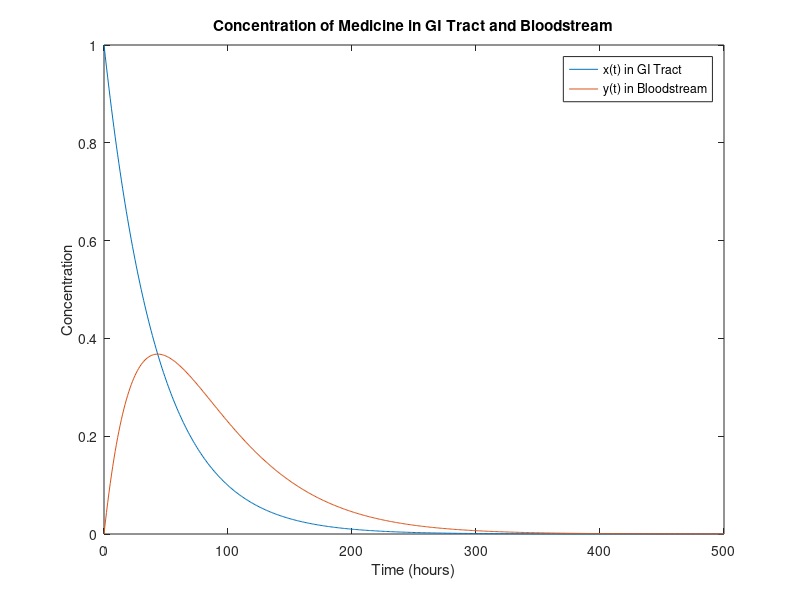

Recreate this plot in MATLAB.
clc;
clear all;

k1 = 0.0231;
k2 = 0.0231;
x0 = 1;

c = @(t) ((x0)*exp(-k1*t));

t_max = 500;

t = 0:1:t_max;

x = zeros(1,t_max+1);
y = zeros(1,t_max+1);

c2 = @(t) k1*x0*t*exp(-k1*t);

for i=1:1:t_max+1
    x(i) = c(i-1);
end

for i=1:1:t_max+1
    y(i) = c2(i-1);
end

plot(t,x);

hold on;

plot(t,y);
xlabel('Time (hours)');
ylabel('Concentration');
title('Concentration of Medicine in GI Tract and Bloodstream');
legend('x(t) in GI Tract', 'y(t) in Bloodstream');

tformax = 1/k1
ymax = c2(tformax)
